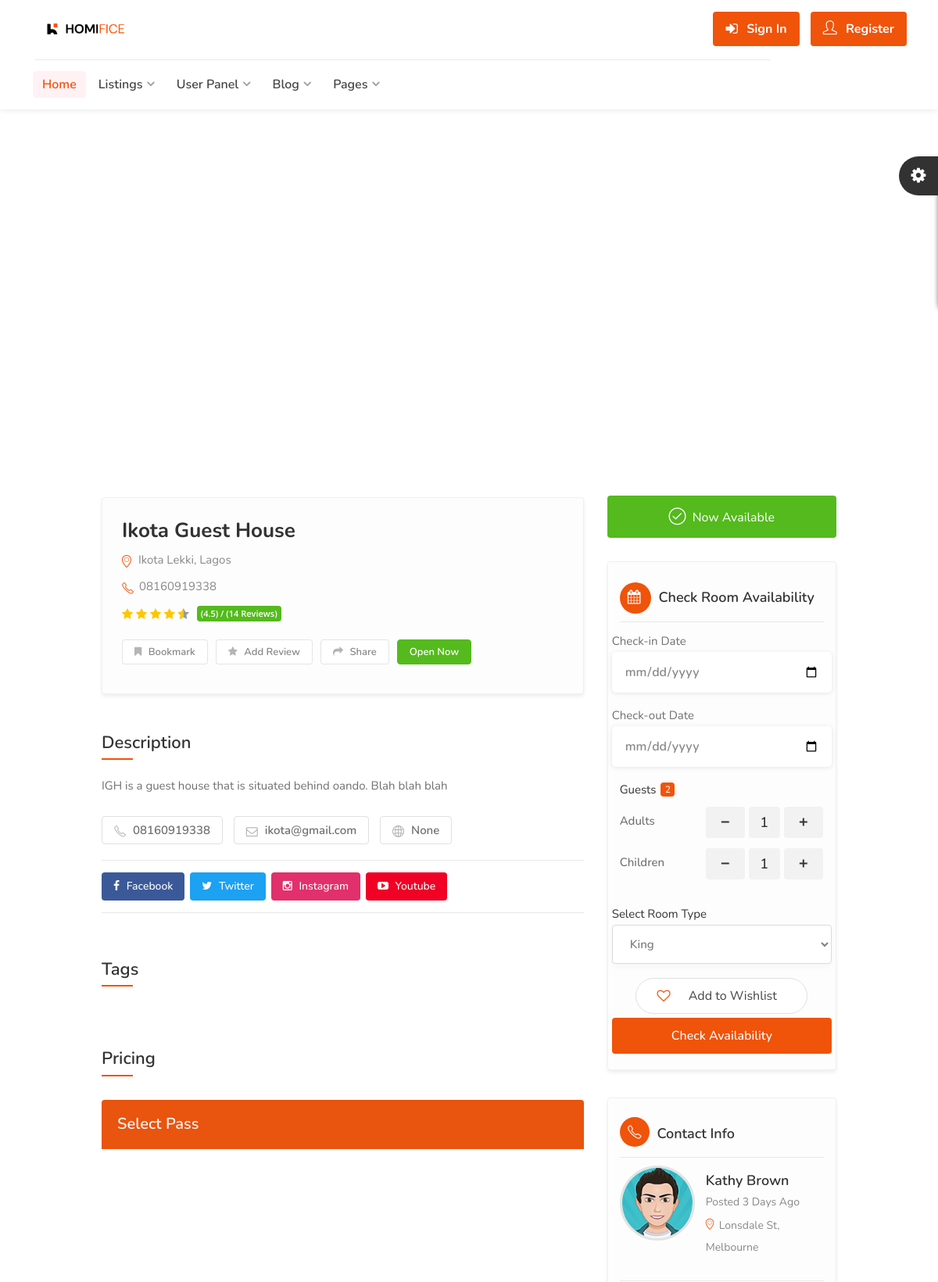
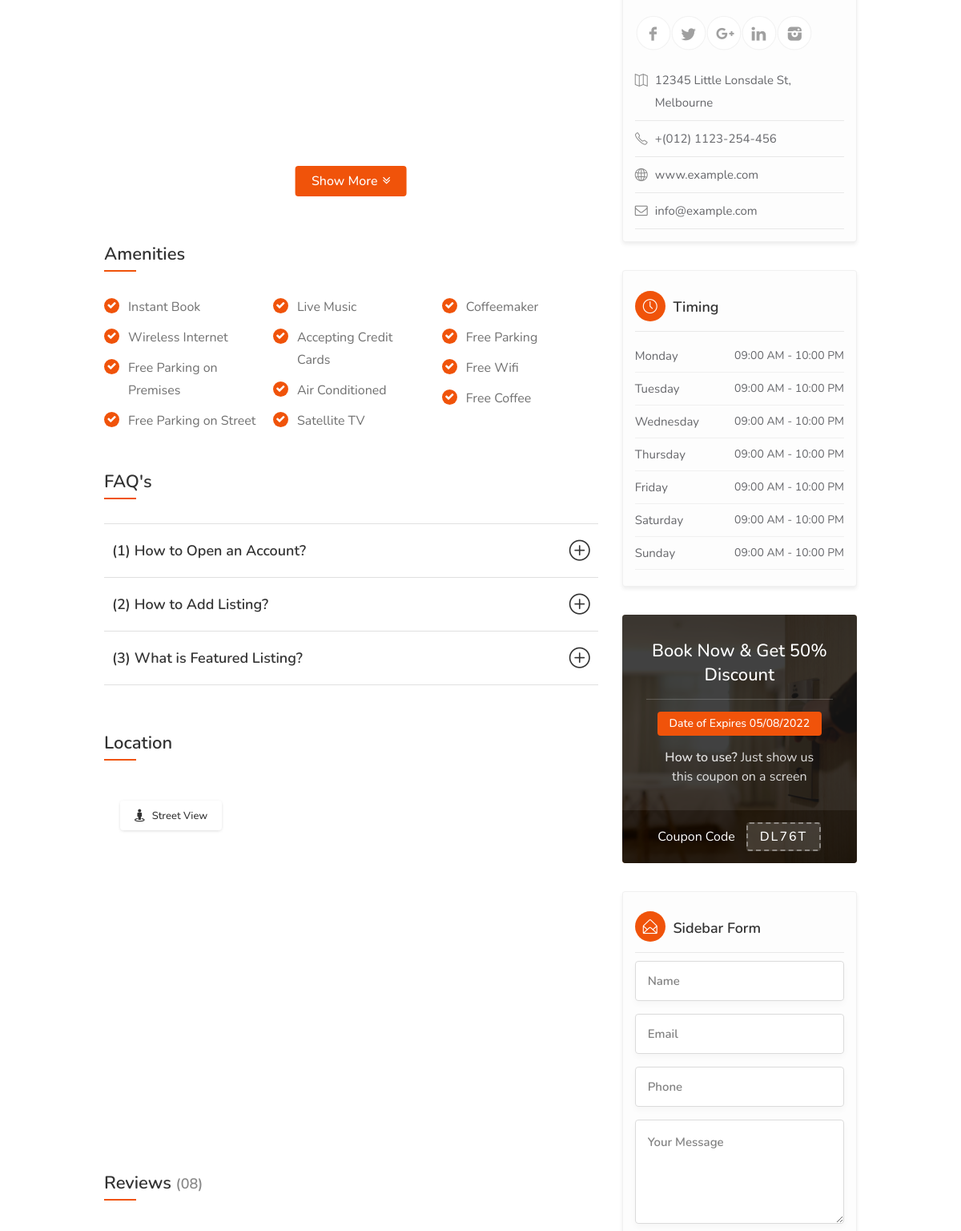
/detail/ikota-guest-house/ (upper part), run on the app's committed database (2 pictures, top to bottom).
### hotel/models.py (models this page shows, shortened)
class Hotel(models.Model):
    user = models.ForeignKey(User, on_delete=models.SET_NULL, null=True) #the hotel lister
    name = models.CharField(max_length=255)
    description = CKEditor5Field(null=True, blank=True, config_name='extends')
    image = models.FileField(upload_to="hotel_gallery")
    address = models.CharField(max_length=500)
    mobile = models.CharField(max_length=20)
    email = models.EmailField()
    status = models.CharField(max_length=20, choices=HOTEL_STATUS, default="Live")
    tags = TaggableManager(blank=True)
    views = models.IntegerField(default=0)
    featured = models.BooleanField(default=False)
    hotelID = ShortUUIDField(unique=True, length=10, max_length=20, alphabet="abcdefghijklmnopqrstuvwxyz")
    slug = models.SlugField(unique=True)
    date = models.DateTimeField(auto_now_add=True)
    website = models.CharField(max_length=2048, null=True, blank=True)
    facebook = models.CharField(max_length=2048, null=True, blank=True)
    twitter = models.CharField(max_length=2048, null=True, blank=True)
    instagram = models.CharField(max_length=2048, null=True, blank=True)
    youtube = models.CharField(max_length=2048, null=True, blank=True)
    def thumbnail(self):
        if self.image:
            return mark_safe("<img src='%s' width='50' height='50' style='object-fit: cover; border-radius 7px;' />" % (self.image.url))
        return "No Image"
    thumbnail.short_description = 'Thumbnail'
    def hotel_gallery(self):
        return HotelGallery.objects.filter(hotel=self)
    def hotel_room_types(self):
        return RoomType.objects.filter(hotel=self)

### hotel/views.py (the view)
# urls.py: path("detail/<slug>/", views.hotel_detail, name="hotel_detail"),
def hotel_detail(request, slug):
    hotel = Hotel.objects.get(status="Live", slug=slug)
    context = {
          "hotel":hotel,
    }
    return render(request, "hotel/hotel_detail.html", context)

### templates/hotel/hotel_detail.html (shortened to what this page needs)
{% extends 'partials/base.html' %}
{% load static %}
{% block content %}
<div id="utf_listing_gallery_part" class="utf_listing_section">
    <div class="utf_listing_slider utf_gallery_container margin-bottom-0">
    </div>
</div>
<div class="container">
    <div class="row utf_sticky_main_wrapper">
        <div class="col-lg-8 col-md-8">
            <div id="titlebar" class="utf_listing_titlebar">
                <div class="utf_listing_titlebar_title">
                    <h1>{{hotel.name}}</h1>
                    <span> <a href="#utf_listing_location" class="listing-address"> <i class="sl sl-icon-location"></i>
                            {{hotel.address}}</a> </span>
                    <span class="call_now"><i class="sl sl-icon-phone"></i> {{hotel.mobile}} </span>
                    <div class="utf_star_rating_section" data-rating="4.5">
                        <div class="utf_counter_star_rating">(4.5) / (14 Reviews)</div>
                    </div>
                    <ul class="listing_item_social">
                        <li><a href="#"><i class="fa fa-bookmark"></i> Bookmark</a></li>
                        <li><a href="#"><i class="fa fa-star"></i> Add Review</a></li>
                        <li><a href="#"><i class="fa fa-share"></i> Share</a></li>
                        <li><a href="#" class="now_open">Open Now</a></li>
                    </ul>
                </div>
            </div>
            <div id="utf_listing_overview" class="utf_listing_section">
                <h3 class="utf_listing_headline_part margin-top-30 margin-bottom-30">Description</h3>
                <p>{{ hotel.description|safe }}</p>
                <div id="utf_listing_tags"
                    class="utf_listing_section listing_tags_section margin-bottom-10 margin-top-0">
                    <a href="#"><i class="sl sl-icon-phone" aria-hidden="true"></i> {{hotel.mobile}} </a>
                    <a href="#"><i class="fa fa-envelope-o" aria-hidden="true"></i> {{hotel.email}} </a>
                    <a href="#"><i class="sl sl-icon-globe" aria-hidden="true"></i> {{hotel.website}} </a>
                </div>
                <div class="social-contact">
                    <a href="{{hotel.facebook}}" class="facebook-link"><i class="fa fa-facebook"></i> Facebook</a>
                    <a href="{{hotel.twitter}}" class="twitter-link"><i class="fa fa-twitter"></i> Twitter</a>
                    <a href="{{hotel.instagram}}" class="instagram-link"><i class="fa fa-instagram"></i> Instagram</a>
                    <a href="{{hotel.youtube}}" class="youtube-link"><i class="fa fa-youtube-play"></i> Youtube</a>
                </div>
            </div>
            <div id="utf_listing_tags" class="utf_listing_section listing_tags_section">
                <h3 class="utf_listing_headline_part margin-top-40 margin-bottom-40">Tags</h3>
            </div>
            <div class="utf_listing_section">
                <h3 class="utf_listing_headline_part margin-top-50 margin-bottom-40">Pricing</h3>
                <div class="show-more">
                    <div class="utf_pricing_list_section">
                        <h4>Select Pass</h4>
                    </div>
                </div>
                <a href="#" class="show-more-button" data-more-title="Show More" data-less-title="Show Less"><i
                        class="fa fa-angle-double-down"></i></a>
            </div>
            <div id="utf_listing_amenities" class="utf_listing_section">
                <h3 class="utf_listing_headline_part margin-top-50 margin-bottom-40">Amenities</h3>
                <ul class="utf_listing_features checkboxes margin-top-0">
                    <li>Instant Book</li>
                    <li>Wireless Internet</li>
                    <li>Free Parking on Premises</li>
                    <li>Free Parking on Street</li>
                    <li>Live Music</li>
                    <li>Accepting Credit Cards</li>
                    <li>Air Conditioned</li>
                    <li>Satellite TV</li>
                    <li>Coffeemaker</li>
                    <li>Free Parking</li>
                    <li>Free Wifi</li>
                    <li>Free Coffee</li>
                </ul>
            </div>
            <div id="utf_listing_faq" class="utf_listing_section">
                <h3 class="utf_listing_headline_part margin-top-50 margin-bottom-40">FAQ's</h3>
                <div class="style-2">
                    <div class="accordion">
                        <h3><i
                                class="sl sl-icon-plus"></i> (1) How to Open an Account?</h3>
                        <h3><i
                                class="sl sl-icon-plus"></i> (2) How to Add Listing?</h3>
                        <h3><i
                                class="sl sl-icon-plus"></i> (3) What is Featured Listing?</h3>
                    </div>
                </div>
            </div>
            <div id="utf_listing_location" class="utf_listing_section">
                <h3 class="utf_listing_headline_part margin-top-60 margin-bottom-40">Location</h3>
                <div id="utf_single_listing_map_block">
                    <div id="utf_single_listingmap" data-latitude="36.778259" data-longitude="-119.417931"
                        data-map-icon="im im-icon-Hamburger"></div>
                    <a href="#" id="utf_street_view_btn">Street View</a>
                </div>
            </div>
            <div id="utf_listing_reviews" class="utf_listing_section">
                <h3 class="utf_listing_headline_part margin-top-75 margin-bottom-20">Reviews <span>(08)</span></h3>
            </div>
        </div>
        <div class="col-lg-4 col-md-4 margin-top-75 sidebar-search">
            <div class="verified-badge with-tip margin-bottom-30"
                data-tip-content="Purchase ticket has been verified and belongs business owner or manager."> <i
                    class="sl sl-icon-check"></i> Now Available</div>
                    <div class="utf_box_widget booking_widget_box shadow-lg p-30">
                        <h3><i class="fa fa-calendar"></i> Check Room Availability</h3>
                        <form class="row with-forms margin-top-0" method="POST">
                          <div class="select_date_box">
                            <label for="Checkin">Check-in Date</label>
                            <input type="date" id="date-picker" placeholder="Select Date">
                          </div>
                          <div class="select_date_box">
                            <label for="Checkout">Check-out Date</label>
                            <input type="date" id="date-picker" placeholder="Select Date">
                          </div>
                          <div class="with-forms">
                            <div class="col-lg-12">
                              <a href="#">Guests <span class="qtyTotal" name="qtyTotal">1</span></a>
                              <div class="panel-dropdown-content">
                                <div class="qtyButtons">
                                  <div class="qtyTitle">Adults</div>
                                  <input type="text" name="qtyInput" value="1">
                                </div>
                                <div class="qtyButtons">
                                  <div class="qtyTitle">Children</div>
                                  <input type="text" name="qtyInput" value="1">
                                </div>
                              </div>
                            </div>
                          </div>
                          <div class="with-forms margin-top-30">
                            <a href="#">Select Room Type</a>
                            <select name="room-type" class="utf_chosen_select_sing;e" required id="">
                              <option value="">King</option>
                            </select>
                          </div>
                          <button class="like-button add_to_wishlist"><span class="like-icon"></span> Add to Wishlist</button>
                          <button type="submit" class="utf_progress_button button fullwidth_block margin-top-5">Check
                            Availability</button>
                        </form>
                      </div>
            <div class="utf_box_widget margin-top-35">
                <h3><i class="sl sl-icon-phone"></i> Contact Info</h3>
                <div class="utf_hosted_by_user_title"> <a href="#" class="utf_hosted_by_avatar_listing"><img
                            src="images/dashboard-avatar.jpg" alt=""></a>
                    <h4><a href="#">Kathy Brown</a><span>Posted 3 Days Ago</span>
                        <span><i class="sl sl-icon-location"></i> Lonsdale St, Melbourne</span>
                    </h4>
                </div>
                <ul class="utf_social_icon rounded margin-top-10">
                    <li><a class="facebook" href="#"></a></li>
                    <li><a class="twitter" href="#"></a></li>
                    <li><a class="gplus" href="#"></a></li>
                    <li><a class="linkedin" href="#"></a></li>
                    <li><a class="instagram" href="#"></a></li>
                </ul>
                <ul class="utf_listing_detail_sidebar">
                    <li><i class="sl sl-icon-map"></i> 12345 Little Lonsdale St, Melbourne</li>
                    <li><i class="sl sl-icon-phone"></i> +(012) 1123-254-456</li>
                    <li><i class="sl sl-icon-globe"></i> <a href="#">www.example.com</a></li>
                    <li><i class="fa fa-envelope-o"></i> <a href="mailto:info@example.com">info@example.com</a></li>
                </ul>
            </div>
            <div class="utf_box_widget opening-hours margin-top-35">
                <h3><i class="sl sl-icon-clock"></i> Timing</h3>
                <ul>
                    <li>Monday <span>09:00 AM - 10:00 PM</span></li>
                    <li>Tuesday <span>09:00 AM - 10:00 PM</span></li>
                    <li>Wednesday <span>09:00 AM - 10:00 PM</span></li>
                    <li>Thursday <span>09:00 AM - 10:00 PM</span></li>
                    <li>Friday <span>09:00 AM - 10:00 PM</span></li>
                    <li>Saturday <span>09:00 AM - 10:00 PM</span></li>
                    <li>Sunday <span>09:00 AM - 10:00 PM</span></li>
                </ul>
            </div>
            <div class="opening-hours margin-top-35">
                <div class="utf_coupon_widget" style="background-image: url(images/coupon-bg-1.jpg);">
                    <div class="utf_coupon_overlay"></div>
                    <a href="#" class="utf_coupon_top">
                        <h3>Book Now & Get 50% Discount</h3>
                        <div class="utf_coupon_expires_date">Date of Expires 05/08/2022</div>
                        <div class="utf_coupon_used"><strong>How to use?</strong> Just show us this coupon on a screen
                        </div>
                    </a>
                    <div class="utf_coupon_bottom">
                        <p>Coupon Code</p>
                        <div class="utf_coupon_code">DL76T</div>
                    </div>
                </div>
            </div>
            <div class="utf_box_widget opening-hours margin-top-35">
                <h3><i class="sl sl-icon-envelope-open"></i> Sidebar Form</h3>
                <form id="contactform">
                    <div class="row">
                        <div class="col-md-12">
                            <input name="name" type="text" placeholder="Name" required="">
                        </div>
                        <div class="col-md-12">
                            <input name="email" type="email" placeholder="Email" required="">
                        </div>
                        <div class="col-md-12">
                            <input name="phone" type="text" placeholder="Phone" required="">
                        </div>
                        <div class="col-md-12">
                            <textarea name="comments" cols="40" rows="2" id="comments" placeholder="Your Message"
                                required=""></textarea>
                        </div>
                    </div>
                </form>
            </div>
        </div>
    </div>
</div>
{% endblock content %}

### static/css/mmenu.css (style rules this page uses)
:root { --mm-line-height:20px; --mm-listitem-size:44px; --mm-navbar-size:44px; --mm-offset-top:0; --mm-offset-right:0; --mm-offset-bottom:0; --mm-offset-left:0; --mm-color-border:rgba(0, 0, 0, 0.1); --mm-color-button:rgba(0, 0, 0, 0.3); --mm-color-text:rgba(0, 0, 0, 0.75); --mm-color-text-dimmed:rgba(0, 0, 0, 0.3); --mm-color-background:#f3f3f3; --mm-color-background-highlight:rgba(0, 0, 0, 0.05); --mm-color-background-emphasis:rgba(255, 255, 255, 0.4); --mm-shadow:0 0 10px rgba(0, 0, 0, 0.3) }

### static/css/style.css (style rules this page uses)
body { color: #707070; font-size: 15px; line-height: 28px; background-color: #fff; }
body p { font-size: 16px; line-height: 28px; }
body, h1, h2, h3, h4, h5, h6, input[type="text"], input[type="password"], input[type="email"], textarea, select, input[type="button"], input[type="submit"], button, #tiptip_content, .map-box p, .map-box div, .numerical-rating .utf_counter_star_rating, body .nav_responsive i.menu-trigger:after { font-family:'Nunito', sans-serif; text-transform: none; }
h1, h2, h3, h4, h5, h6 { color: #323232; }
* { margin: 0px; padding: 0px; box-sizing: border-box; }
label { display: block; margin: 0; }

### data on the page
Hotel: name "Ikota Guest House", address "Ikota Lekki, Lagos", mobile "08160919338", description "IGH is a guest house that is situated behind oando. Blah blah blah", email "ikota@gmail.com", website "None"
